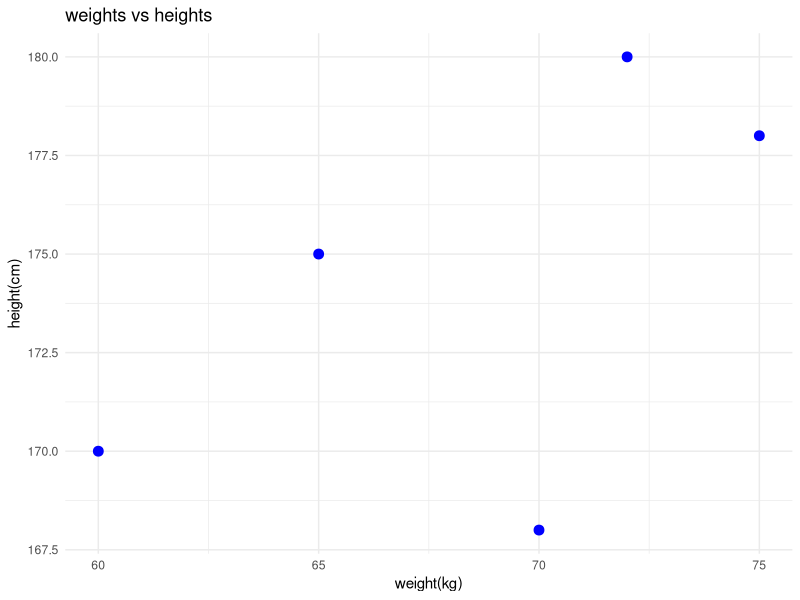

This figure's R source:
library(ggplot2)
weight_height_data<-data.frame(
weight=c(60,65,70,72,75),
height=c(170,175,168,180,178)
)
ggplot(weight_height_data,aes(x=weight,y=height))+
  geom_point(color="blue",size=3)+
  labs(title="weights vs heights",
       x="weight(kg)",
       y="height(cm)")+
  theme_minimal()
